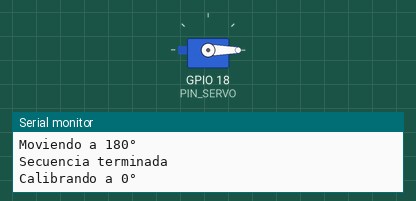
Recording of a sketch running on a simulated ESP32. Shown: servo, the last lines printed to the serial monitor.

Above: at 6.05 s.
At 9.0 s:
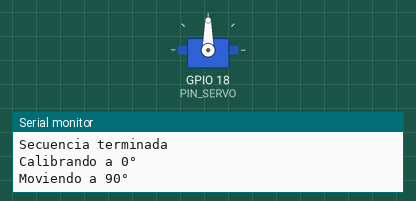
At 12.0 s:
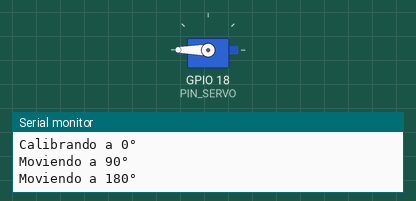
Timing chart, 0 to 13.8 s (numbered marks = the images above):
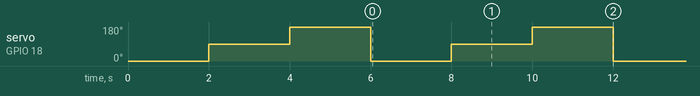

Measured:
- by itself, servo on GPIO 18 (PIN_SERVO): repeats every 6.0 s: 180° 2.0 s, 0° 2.0 s, 90° 2.0 s

The sketch:

servo_calibracion.ino
```cpp
#include <ESP32Servo.h>

const int PIN_SERVO = 18;          // Cable naranja (señal) -> G18
const int PULSO_MIN = 500;         // µs correspondientes a 0°
const int PULSO_MAX = 2400;        // µs correspondientes a 180°
const unsigned long ESPERA = 2000; // ms entre posiciones

Servo servo;

void setup() {
  Serial.begin(115200);

  ESP32PWM::allocateTimer(0);
  servo.setPeriodHertz(50);                    // Los servos SG90 usan 50 Hz
  servo.attach(PIN_SERVO, PULSO_MIN, PULSO_MAX);

  Serial.println("Calibrando a 0°");
  servo.write(0);
  delay(ESPERA);

  Serial.println("Moviendo a 90°");
  servo.write(90);
  delay(ESPERA);

  Serial.println("Moviendo a 180°");
  servo.write(180);
  delay(ESPERA);

  Serial.println("Secuencia terminada");
}

void loop() {
  // Vacío: la secuencia se ejecuta una sola vez al iniciar
  Serial.println("Calibrando a 0°");
  servo.write(0);
  delay(ESPERA);

  Serial.println("Moviendo a 90°");
  servo.write(90);
  delay(ESPERA);

  Serial.println("Moviendo a 180°");
  servo.write(180);
  delay(ESPERA);

  Serial.println("Secuencia terminada");
}
```
